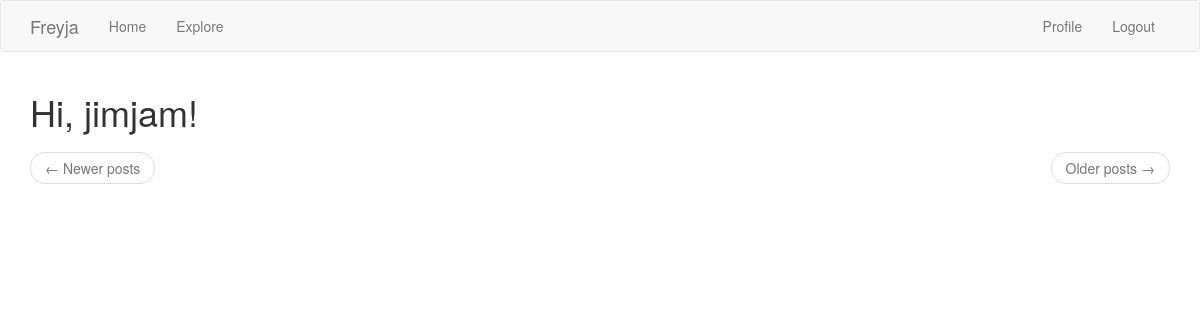
The page /explore (signed in) on the database as committed earlier.
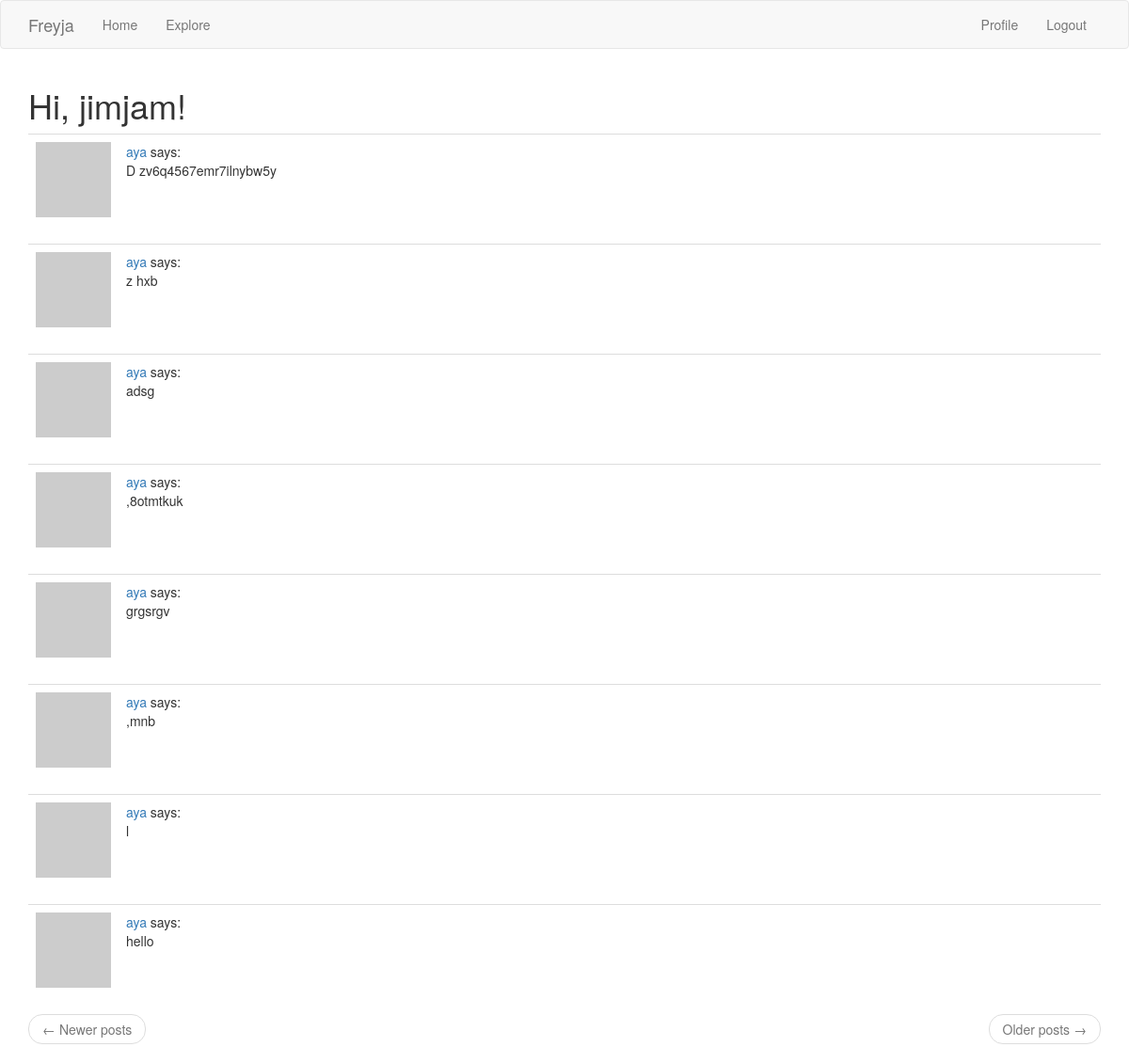
The same page on the database as committed later.
### app/models.py (models this page shows, shortened)
class User(UserMixin, db.Model):
    id = db.Column(db.Integer, primary_key=True)
    username = db.Column(db.String(64), index=True, unique=True)
    customername = db.Column(db.String(255), index=True)
    lastname = db.Column(db.String(255), index=True)
    middlename = db.Column(db.String(255))
    firstname = db.Column(db.String(255), index=True)
    email = db.Column(db.String(120), index=True, unique=True)
    password_hash = db.Column(db.String(128))
    about_me = db.Column(db.String(255))
    last_seen = db.Column(db.DateTime, default=datetime.utcnow)
    address = db.Column(db.String(255), index=True)
    city = db.Column(db.String(255), index=True)
    postalcode = db.Column(db.String(255), index=True)
    country = db.Column(db.String(255), index=True)
    orders = db.relationship('Order', backref='customer', lazy='dynamic')
    posts = db.relationship('Post', backref='author', lazy='dynamic')
    followed = db.relationship(
        'User', secondary=followers,
        primaryjoin=(followers.c.follower_id == id),
        secondaryjoin=(followers.c.followed_id == id),
        backref=db.backref('followers', lazy='dynamic'), lazy='dynamic')
    def avatar(self, size):
        digest = md5(self.email.lower().encode('utf-8')).hexdigest()
        return 'https://www.gravatar.com/avatar/{}?d=identicon&s={}'.format(
            digest, size)

class Post(db.Model):
    body = db.Column(db.String(140))
    id = db.Column(db.Integer, primary_key=True)
    timestamp = db.Column(db.DateTime, index=True, default=datetime.utcnow)
    user_id = db.Column(db.Integer, db.ForeignKey('user.id'))

### app/routes.py (the view)
@app.route('/explore')
@login_required
def explore():
    page = request.args.get('page', 1, type=int)
    posts = Post.query.order_by(Post.timestamp.desc()).paginate(
        page, app.config['POSTS_PER_PAGE'], False)
    next_url = url_for('explore', page=posts.next_num) \
        if posts.has_next else None
    prev_url = url_for('explore', page=posts.prev_num) \
        if posts.has_prev else None
    return render_template("index.html", title='Explore', posts=posts.items,
                          next_url=next_url, prev_url=prev_url)

### app/models.py (called while the page is built)
@login.user_loader
def load_user(id):
    return User.query.get(int(id))

### app/routes.py (called while the page is built)
@app.before_request
def before_request():
    if current_user.is_authenticated:
        current_user.last_seen = datetime.utcnow()
        db.session.commit()

### app/templates/index.html (shortened to what this page needs)
{% extends "base.html" %}
{% block app_content %}
    <h1>Hi, {{ current_user.username }}!</h1>
    {% for post in posts %}
        {% include '_post.html' %}
    {% endfor %}
    <nav aria-label="...">
        <ul class="pager">
            <li class="previous{% if not prev_url %} disabled{% endif %}">
                <a href="{{ prev_url or '#' }}">
                    <span aria-hidden="true">&larr;</span> Newer posts
                </a>
            </li>
            <li class="next{% if not next_url %} disabled{% endif %}">
                <a href="{{ next_url or '#' }}">
                    Older posts <span aria-hidden="true">&rarr;</span>
                </a>
            </li>
        </ul>
    </nav>
{% endblock %}

### app/templates/base.html (shortened to what this page needs)
{% extends 'bootstrap/base.html' %}
{% block navbar %}
    <nav class="navbar navbar-default">
      <div class="container">
            <div class="navbar-header">
                <a class="navbar-brand" href="{{ url_for('index') }}">Freyja</a>
            </div>
            <div class="collapse navbar-collapse" id="bs-example-navbar-collapse-1">
                <ul class="nav navbar-nav">
                    <li><a href="{{ url_for('index') }}">Home</a></li>
                    <li><a href="{{ url_for('explore') }}">Explore</a></li>
                </ul>
                <ul class="nav navbar-nav navbar-right">
                    {% if current_user.is_anonymous %}
                    <li><a href="{{ url_for('login') }}">Login</a></li>
                    {% else %}
                    <li><a href="{{ url_for('user', username=current_user.username) }}">Profile</a></li>
                    <li><a href="{{ url_for('logout') }}">Logout</a></li>
                    {% endif %}
                </ul>
            </div>
        </div>
    </nav>
{% endblock %}
{% block content %}
    <div class="container">
        {% block app_content %}{% endblock %}
    </div>
{% endblock %}

### app/templates/_post.html
<table class="table table-hover">
    <tr>
        <td width="70px">
            <a href="{{ url_for('user', username=post.author.username) }}">
                <img src="{{ post.author.avatar(70) }}" />
            </a>
        </td>
        <td>
            <a href="{{ url_for('user', username=post.author.username) }}">
                {{ post.author.username }}
            </a>
            says:
            <br>
            {{ post.body }}
        </td>
    </tr>
</table>

Rows that differ between the two databases and show on the page:
added Post: author.username "aya", body "D zv6q4567emr7ilnybw5y"
added Post: author.username "aya", body "z hxb"
added Post: author.username "aya", body "adsg"
added Post: author.username "aya", body ",8otmtkuk"
added Post: author.username "aya", body "grgsrgv"
added Post: author.username "aya", body ",mnb"
added Post: author.username "aya", body "l"
added Post: author.username "aya", body "hello"
